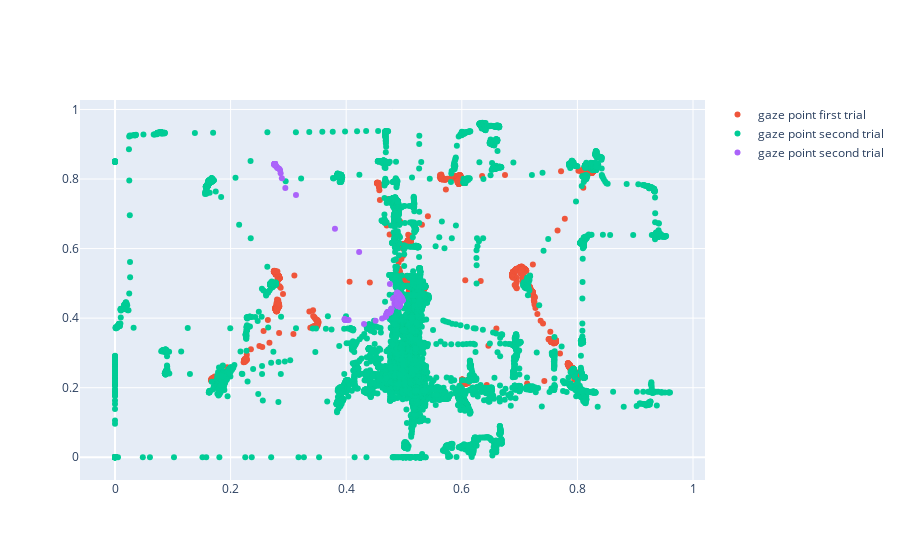

The notebook cell saved with this chart:
### Code cell
import plotly.graph_objects as go

fig = go.Figure()

df_1 = data_list[0]
df_2 = data_list[1]
df_3 = data_list[2]

fpovx_1 = df_1['FPOGX']
fpovy_1 = df_1['FPOGY']

fpovx_2 =  df_2[(df_2['FPOGX']>=0) & (df_2['FPOGX']<1)]['FPOGX']
fpovy_2 =  df_2[(df_2['FPOGY']>=0) & (df_2['FPOGY'] < 1)]['FPOGY']

fpovx_3 =  df_3[(df_3['FPOGX']>=0) & (df_3['FPOGX']<1)]['FPOGX']
fpovy_3 =  df_3[(df_3['FPOGY']>=0) & (df_3['FPOGY'] < 1)]['FPOGY']

fig.add_trace(go.Scatter())

fig.add_trace(go.Scatter(x=fpovx_1, y=fpovy_1,
                    mode='markers',
                    name='gaze point first trial'))

fig.add_trace(go.Scatter(x=fpovx_2, y=fpovy_2,
                    mode='markers',
                    name='gaze point second trial'))

fig.add_trace(go.Scatter(x=fpovx_3, y=fpovy_3,
                    mode='markers',
                    name='gaze point second trial'))

fig.show()

### Figure 1 — Plotly figure (JSON) as saved in the notebook; plotly's stock layout.template omitted (floating-point values rounded to 4 significant figures; data arrays with more than 128 entries replaced by an {"elided": "..."} marker saying what was removed)
{"data": [{"type": "scatter"}, {"mode": "markers", "name": "gaze point first trial", "type": "scatter", "x": {"elided": "2953 float values"}, "y": {"elided": "2953 float values"}}, {"mode": "markers", "name": "gaze point second trial", "type": "scatter", "x": {"elided": "19200 float values"}, "y": {"elided": "19118 float values"}}, {"mode": "markers", "name": "gaze point second trial", "type": "scatter", "x": {"elided": "421 float values"}, "y": {"elided": "421 float values"}}], "layout": {}}
